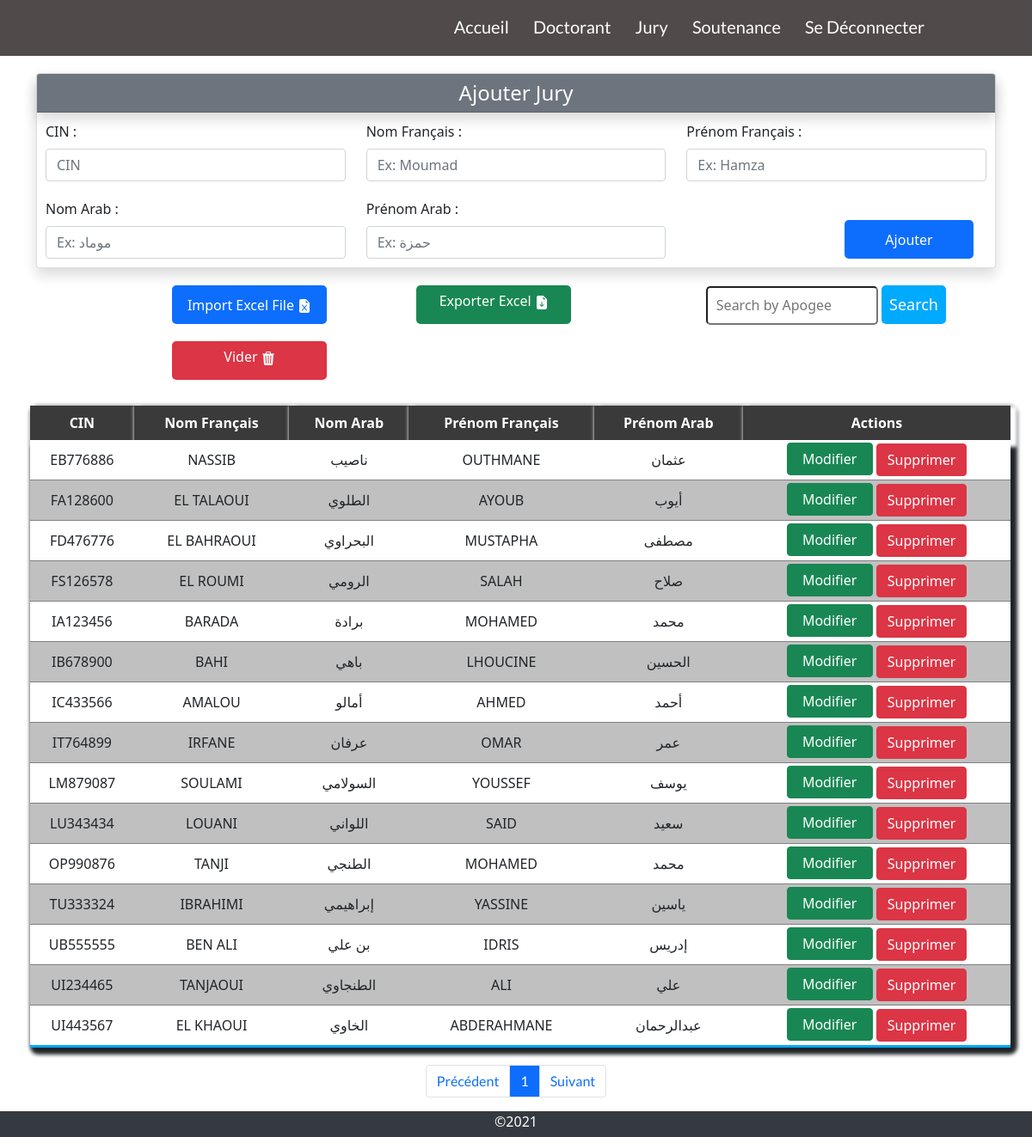
Screenshot of /Jury/jury.php (signed in) with the database file from the repository.
### tables this page shows
CREATE TABLE `jury` 
(
  `CIN_J` VARCHAR(10) NOT NULL,
  `Nom_J` VARCHAR(40) NOT NULL,
  `Nom_J_arab` VARCHAR(40) NOT NULL,
  `Prenom_J` VARCHAR(40) NOT NULL,
  `Prenom_J_arab` VARCHAR(40) NOT NULL,

  PRIMARY KEY(`CIN_J`)
);

### Jury/jury.php (the view, shortened to what this page needs)
<?php
    include('../connexion.php');
    if(isset($_POST['searchjury'])){
        @ $valuesearch = $_POST['inputsearchjury'];
       $sql = "SELECT * FROM `soutenance` right JOIN jury on jury.CIN_J = soutenance.CIN_J WHERE jury.CIN_J = '$valuesearch' ";
       if(!$sql){
           echo "error sql " . mysqli_error($con);
       }
       $query = mysqli_query($con, $sql);
       if(!$sql){
            echo "error query " . mysqli_error($con);
        }
    }else{
        $sql = "SELECT * FROM jury" ;
        $query = mysqli_query($con, $sql);
        $rowcount = mysqli_num_rows($query);
        @$page = $_GET['page'];
        if(empty($page)){
            $page = 1;
        }
        $nbr_elem_par_page = 20;
        $nbr_page = ceil($rowcount / $nbr_elem_par_page);
        $debut = ($page - 1) * $nbr_elem_par_page ;
        $previous = $page - 1 ;
        $next = $page + 1 ;
        if($next>$nbr_page)
        {
            $next = 1 ;
        }
        $sql = "SELECT * FROM jury LIMIT $debut, $nbr_elem_par_page" ;
        $query = mysqli_query($con, $sql) ;
    }
?>
<!DOCTYPE html>
<html lang="en">
<head>
    <link rel="stylesheet" href="../navbar and footer/navbar.css">
    <link rel="stylesheet" href="../navbar and footer/footer.css">
    <link rel="stylesheet" href="../Bootstrap/CSS/bootstrap.css">
    <link rel="stylesheet" href="jury.css">
    <link rel="stylesheet" href="../Alert/Alert.css">
</head>
<body>
    <?php require('../navbar and footer/navbar.php') ?>
    <div style="margin-top:20px" class="container">
        <div class="card shadow my-auto">
            <div style="height: 45px;" class="card-header shadow bg-secondary text-white text-center">
                <h4>Ajouter Jury</h4>
            </div>
            <form action="#" method="post" class="needs-validation" novalidate>
                <div style="padding: 10px;" class="row">
                    <div class="col">
                        <label for="cine" class="form-label">CIN :</label>
                        <input id="cine" name="CIN" type="text" class="form-control" placeholder="CIN" aria-label="First name" required />
                    </div>
                    <div class="col">
                        <label for="nomfrancaise" class="form-label">Nom Français :</label>
                        <input name="nomfrancais" id="nomfrancaise" type="text" class="form-control" placeholder="Ex: Moumad" aria-label="First name" required />
                    </div>
                    <div class="col">
                        <label for="premonfrancais" class="form-label">Prénom Français :</label>
                        <input id="premonfrancais" name="prenomfr" type="text" class="form-control" placeholder="Ex: Hamza" aria-label="First name" required>
                    </div>
                </div>
                <div style="padding: 10px;" class="row">
                    <div class="col">
                        <label for="nomarabi" class="form-label">Nom Arab :</label>
                        <input id="nomarabi" name="nomarab" type="text" class="form-control" placeholder="Ex: موماد" aria-label="First name">
                    </div>
                    <div class="col">
                        <label for="prenomarabic" class="form-label">Prénom Arab :</label>
                        <input name="prenomarab" id="prenomarabic" type="text" class="form-control" placeholder="Ex: حمزة" aria-label="First name">
                    </div>
                    <div class="col">
                        <button name="ajouterjury" style="margin-top: 25px;margin-right: 15px; float: right;" type="submit" class="AjoutJury">Ajouter</button>
                    </div>
                </div>
            </form>
        </div>
    </div>
    <form action="" method="post" class="search">
        <div id="SearchApoge" class="SearchApogee">
            <input name="inputsearchjury" id="imput"  type="text" placeholder="Search by Apogee">
            <button name="searchjury">Search</button>
        </div>
    </form>
    <div class="CRUD">
        <button type="button" class="btn btn-primary" data-bs-toggle="modal" data-bs-target="#staticBackdrop" style="margin-right: 100px;">
            Import Excel File
        </button>
        <a class="btn btn-success" target="_blanck" href="php/Exporter.php" style="margin-right: 100px;">
            Exporter Excel
        </a>
        <a class="btn btn-danger vider" href="php/delete_jury.php" onclick="ModalDelete('Vous voulez vider la table jury',''); return false;" >
            Vider
        </a>
    </div>
    <table id="Grid" class="grid">
            <tr>
                <th>CIN</th>
                <th>Nom Français</th>
                <th class="ColAdd">Nom Arab</th>
                <th>Prénom Français</th>
                <th class="ColAdd">Prénom Arab</th>
                <th>Actions</th>
            </tr>
            <?php while( $result = mysqli_fetch_assoc($query)) { ?>
                <tr>
                    <td><?php echo $result['CIN_J'] ?></td>
                    <td><?php echo $result['Nom_J'] ?></td>
                    <td class="ColAdd"><?php echo $result['Nom_J_arab'] ?></td>
                    <td><?php echo $result['Prenom_J'] ?></td>
                    <td class="ColAdd"><?php echo $result['Prenom_J_arab'] ?></td>
                    <td>
                        <a href="" onclick="AddJury(
                            '<?php echo $result['CIN_J'] ?>', '<?php echo $result['Nom_J'] ?>',
                            '<?php echo $result['Prenom_J'] ?>','<?php echo $result['Nom_J_arab'] ?>',
                            '<?php echo $result['Prenom_J_arab'] ?>'
                        ); return false ;" id="edite"  name="editer" class="btn btn-success">
                            Modifier
                        </a>
                        <a href="" onclick="ModalDelete('tu veux supprimer le jury de CIN:','<?php echo $result['CIN_J'] ?>'); return false;"  id="delete"  name="delete" class="btn btn-danger">Supprimer</a>
                    </td>
                </tr>
            <?php } ?>
        </table>
        <nav aria-label="Page navigation example justify-content-center">
            <ul id="pagination" class="pagination justify-content-center">
                <li class="page-item">
                    <a class="page-link" href="jury.php?page=<?= $previous ?>">Précédent</a>
                </li>
                <?php
                    for($i=1 ; $i <= $nbr_page ; $i++){ ?>
                        <li class="page-item"><a class="page-link" id="<?= $i ?>" href="jury.php?page=<?= $i ?>"><?= $i ?></a></li>
                    <?php } ?>
                <li class="page-item">
                    <a class="page-link" href="jury.php?page=<?= $next ?>">Suivant</a>
                </li>
            </ul>
        </nav>
</body>
</html>

### navbar and footer/navbar.css (style rules this page uses)
body { margin: 0px; padding: 0px; }
nav { font-family: 'Lato', sans-serif; }

### navbar and footer/footer.css (style rules this page uses)
footer { background-color: #343a40; text-align: center; justify-content: center; color: #fff; margin: 0; position: relative; bottom: 0%; width: 100%; height: 30px; }

### Jury/jury.css (style rules this page uses)
.AjoutJury { justify-content: space-between; width: 150px; height: 45px; border-radius: 5px; color: white; border: none; background-color: #0d6efd; border-color: #0d6efd; }
.SearchApogee { float: right; margin-top: 20px; margin-right: 100px; }
.SearchApogee input { width: 200px; height: 45px; border-radius: 5px; border-color: 2px #aaa; padding: 10px; font-weight: 2px ; font-size: medium; }
.SearchApogee button { width: 75px; height: 45px; border-radius: 5px; font-size: large; color: white; border: none; background-color: #00AAFF; }
.CRUD { margin-left: 200px; }
.CRUD button,.CRUD a { margin-top: 20px; width: 180px; height: 45px; border-radius: 5px; color: white; border: none; }
.grid { text-align: center; width: 95%; margin-top: 30px; margin-bottom: 20px; margin-left: 35px; margin-right: 15px; border-radius: 5px 5px 5px 5px; box-shadow: 4px 4px 4px 4px; }
.grid th { text-align: center; background-color: #3A3A3A; color: white; padding: 8px; box-shadow: 4px 4px 4px 4px; }
.grid td { border-bottom: solid 1px #808080; padding: 3px; text-align: center; }
.grid tr:nth-last-of-type(even) { background-color: #C0C0C0; }
.grid tr:last-of-type { border-bottom: solid 3px #00AAFF; }
.justify-content-center { overflow-x: auto; }
#edite { width: 100px; margin-bottom: 2px; }

### rows the page displays
jury: CIN_J "EB776886", Nom_J "NASSIB", Nom_J_arab "ناصيب", Prenom_J "OUTHMANE", Prenom_J_arab "عثمان"
jury: CIN_J "FA128600", Nom_J "EL TALAOUI", Nom_J_arab "الطلوي", Prenom_J "AYOUB", Prenom_J_arab "أيوب"
jury: CIN_J "FD476776", Nom_J "EL BAHRAOUI", Nom_J_arab "البحراوي", Prenom_J "MUSTAPHA", Prenom_J_arab "مصطفى"
jury: CIN_J "FS126578", Nom_J "EL ROUMI", Nom_J_arab "الرومي", Prenom_J "SALAH", Prenom_J_arab "صلاح"
jury: CIN_J "IA123456", Nom_J "BARADA", Nom_J_arab "برادة", Prenom_J "MOHAMED", Prenom_J_arab "محمد"
jury: CIN_J "IB678900", Nom_J "BAHI", Nom_J_arab "باهي", Prenom_J "LHOUCINE", Prenom_J_arab "الحسين"
jury: CIN_J "IC433566", Nom_J "AMALOU", Nom_J_arab "أمالو", Prenom_J "AHMED", Prenom_J_arab "أحمد"
jury: CIN_J "IT764899", Nom_J "IRFANE", Nom_J_arab "عرفان", Prenom_J "OMAR", Prenom_J_arab "عمر"
jury: CIN_J "LM879087", Nom_J "SOULAMI", Nom_J_arab "السولامي", Prenom_J "YOUSSEF", Prenom_J_arab "يوسف"
jury: CIN_J "LU343434", Nom_J "LOUANI", Nom_J_arab "اللواني", Prenom_J "SAID", Prenom_J_arab "سعيد"
jury: CIN_J "OP990876", Nom_J "TANJI", Nom_J_arab "الطنجي", Prenom_J "MOHAMED", Prenom_J_arab "محمد"
jury: CIN_J "TU333324", Nom_J "IBRAHIMI", Nom_J_arab "إبراهيمي", Prenom_J "YASSINE", Prenom_J_arab "ياسين"
jury: CIN_J "UB555555", Nom_J "BEN ALI", Nom_J_arab "بن علي", Prenom_J "IDRIS", Prenom_J_arab "إدريس"
jury: CIN_J "UI234465", Nom_J "TANJAOUI", Nom_J_arab "الطنجاوي", Prenom_J "ALI", Prenom_J_arab "علي"
jury: CIN_J "UI443567", Nom_J "EL KHAOUI", Nom_J_arab "الخاوي", Prenom_J "ABDERAHMANE", Prenom_J_arab "عبدالرحمان"
